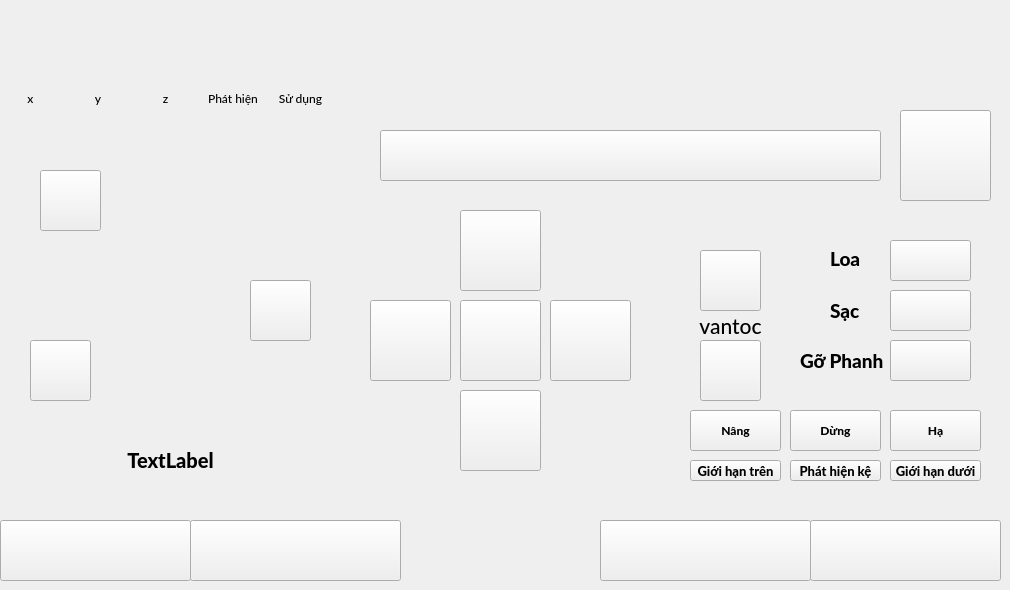
   <widget class="QWidget" name="W_manual">
    <property name="font">
     <font>
      <family>Lato Medium</family>
     </font>
    </property>
    <widget class="QPushButton" name="Manual_return">
     <property name="geometry">
      <rect>
       <x>0</x>
       <y>520</y>
       <width>191</width>
       <height>61</height>
      </rect>
     </property>
     <property name="text">
      <string/>
     </property>
    </widget>
    <widget class="QLabel" name="Manual_backGround">
     <property name="geometry">
      <rect>
       <x>0</x>
       <y>0</y>
       <width>1001</width>
       <height>581</height>
      </rect>
     </property>
     <property name="sizeIncrement">
      <size>
       <width>20</width>
       <height>20</height>
      </size>
     </property>
     <property name="text">
      <string/>
     </property>
     <property name="pixmap">
      <pixmap>interface/background/4.png</pixmap>
     </property>
     <property name="scaledContents">
      <bool>true</bool>
     </property>
    </widget>
    <widget class="QPushButton" name="Up">
     <property name="geometry">
      <rect>
       <x>460</x>
       <y>210</y>
       <width>81</width>
       <height>81</height>
      </rect>
     </property>
     <property name="text">
      <string/>
     </property>
     <property name="iconSize">
      <size>
       <width>30</width>
       <height>30</height>
      </size>
     </property>
    </widget>
    <widget class="QPushButton" name="Right">
     <property name="geometry">
      <rect>
       <x>550</x>
       <y>300</y>
       <width>81</width>
       <height>81</height>
      </rect>
     </property>
     <property name="text">
      <string/>
     </property>
    </widget>
    <widget class="QPushButton" name="Stop_AGV">
     <property name="geometry">
      <rect>
       <x>460</x>
       <y>300</y>
       <width>81</width>
       <height>81</height>
      </rect>
     </property>
     <property name="text">
      <string/>
     </property>
    </widget>
    <widget class="QPushButton" name="Left">
     <property name="geometry">
      <rect>
       <x>370</x>
       <y>300</y>
       <width>81</width>
       <height>81</height>
      </rect>
     </property>
     <property name="text">
      <string/>
     </property>
    </widget>
    <widget class="QPushButton" name="Down">
     <property name="geometry">
      <rect>
       <x>460</x>
       <y>390</y>
       <width>81</width>
       <height>81</height>
      </rect>
     </property>
     <property name="text">
      <string/>
     </property>
    </widget>
    <widget class="QPushButton" name="Manual_cancel">
     <property name="geometry">
      <rect>
       <x>900</x>
       <y>110</y>
       <width>91</width>
       <height>91</height>
      </rect>
     </property>
     <property name="mouseTracking">
      <bool>true</bool>
     </property>
     <property name="text">
      <string/>
     </property>
    </widget>
    <widget class="QPushButton" name="Manual_volume">
     <property name="geometry">
      <rect>
       <x>890</x>
       <y>240</y>
       <width>81</width>
       <height>41</height>
      </rect>
     </property>
     <property name="font">
      <font>
       <family>Lato Heavy</family>
      </font>
     </property>
     <property name="text">
      <string/>
     </property>
     <property name="iconSize">
      <size>
       <width>50</width>
       <height>50</height>
      </size>
     </property>
    </widget>
    <widget class="QPushButton" name="Manual_liftup">
     <property name="geometry">
      <rect>
       <x>690</x>
       <y>410</y>
       <width>91</width>
       <height>41</height>
      </rect>
     </property>
     <property name="font">
      <font>
       <family>Lato Heavy</family>
      </font>
     </property>
     <property name="text">
      <string>Nâng</string>
     </property>
     <property name="iconSize">
      <size>
       <width>30</width>
       <height>25</height>
      </size>
     </property>
    </widget>
    <widget class="QPushButton" name="Manual_charge">
     <property name="geometry">
      <rect>
       <x>890</x>
       <y>290</y>
       <width>81</width>
       <height>41</height>
      </rect>
     </property>
     <property name="font">
      <font>
       <family>Lato Heavy</family>
      </font>
     </property>
     <property name="text">
      <string/>
     </property>
     <property name="iconSize">
      <size>
       <width>30</width>
       <height>30</height>
      </size>
     </property>
    </widget>
    <widget class="QPushButton" name="Manual_brake">
     <property name="geometry">
      <rect>
       <x>890</x>
       <y>340</y>
       <width>81</width>
       <height>41</height>
      </rect>
     </property>
     <property name="font">
      <font>
       <family>Lato Heavy</family>
      </font>
     </property>
     <property name="text">
      <string/>
     </property>
    </widget>
    <widget class="QLabel" name="label">
     <property name="geometry">
      <rect>
       <x>830</x>
       <y>250</y>
       <width>67</width>
       <height>17</height>
      </rect>
     </property>
     <property name="font">
      <font>
       <family>Lato Heavy</family>
       <pointsize>14</pointsize>
       <bold>false</bold>
      </font>
     </property>
     <property name="text">
      <string>Loa</string>
     </property>
    </widget>
    <widget class="QLabel" name="label_5">
     <property name="geometry">
      <rect>
       <x>830</x>
       <y>290</y>
       <width>41</width>
       <height>41</height>
      </rect>
     </property>
     <property name="font">
      <font>
       <family>Lato Heavy</family>
       <pointsize>14</pointsize>
      </font>
     </property>
     <property name="text">
      <string>Sạc</string>
     </property>
    </widget>
    <widget class="QLabel" name="label_6">
     <property name="geometry">
      <rect>
       <x>800</x>
       <y>340</y>
       <width>91</width>
       <height>41</height>
      </rect>
     </property>
     <property name="font">
      <font>
       <family>Lato Heavy</family>
       <pointsize>14</pointsize>
      </font>
     </property>
     <property name="text">
      <string>Gỡ Phanh</string>
     </property>
    </widget>
    <widget class="QPushButton" name="Manual_liftdown">
     <property name="geometry">
      <rect>
       <x>890</x>
       <y>410</y>
       <width>91</width>
       <height>41</height>
      </rect>
     </property>
     <property name="font">
      <font>
       <family>Lato Heavy</family>
      </font>
     </property>
     <property name="text">
      <string>Hạ</string>
     </property>
     <property name="iconSize">
      <size>
       <width>30</width>
       <height>25</height>
      </size>
     </property>
    </widget>
    <widget class="QPushButton" name="Manual_liftstop">
     <property name="geometry">
      <rect>
       <x>790</x>
       <y>410</y>
       <width>91</width>
       <height>41</height>
      </rect>
     </property>
     <property name="font">
      <font>
       <family>Lato Heavy</family>
      </font>
     </property>
     <property name="text">
      <string>Dừng</string>
     </property>
     <property name="iconSize">
      <size>
       <width>30</width>
       <height>25</height>
      </size>
     </property>
    </widget>
    <widget class="QPushButton" name="Manual_lift_4">
     <property name="geometry">
      <rect>
       <x>790</x>
       <y>460</y>
       <width>91</width>
       <height>21</height>
      </rect>
     </property>
     <property name="font">
      <font>
       <family>Lato Heavy</family>
       <pointsize>10</pointsize>
      </font>
     </property>
     <property name="text">
      <string>Phát hiện kệ</string>
     </property>
     <property name="iconSize">
      <size>
       <width>30</width>
       <height>25</height>
      </size>
     </property>
    </widget>
    <widget class="QPushButton" name="Manual_lift_5">
     <property name="geometry">
      <rect>
       <x>690</x>
       <y>460</y>
       <width>91</width>
       <height>21</height>
      </rect>
     </property>
     <property name="font">
      <font>
       <family>Lato Heavy</family>
       <pointsize>10</pointsize>
      </font>
     </property>
     <property name="text">
      <string>Giới hạn trên</string>
     </property>
     <property name="iconSize">
      <size>
       <width>30</width>
       <height>25</height>
      </size>
     </property>
    </widget>
    <widget class="QPushButton" name="Manual_lift_6">
     <property name="geometry">
      <rect>
       <x>890</x>
       <y>460</y>
       <width>91</width>
       <height>21</height>
      </rect>
     </property>
     <property name="font">
      <font>
       <family>Lato Heavy</family>
       <pointsize>10</pointsize>
      </font>
     </property>
     <property name="text">
      <string>Giới hạn dưới</string>
     </property>
     <property name="iconSize">
      <size>
       <width>30</width>
       <height>25</height>
      </size>
     </property>
    </widget>
    <widget class="QPushButton" name="Manual_auto">
     <property name="geometry">
      <rect>
       <x>190</x>
       <y>520</y>
       <width>211</width>
       <height>61</height>
      </rect>
     </property>
     <property name="text">
      <string/>
     </property>
    </widget>
    <widget class="QPushButton" name="Manual_mission">
     <property name="geometry">
      <rect>
       <x>600</x>
       <y>520</y>
       <width>211</width>
       <height>61</height>
      </rect>
     </property>
     <property name="text">
      <string/>
     </property>
    </widget>
    <widget class="QPushButton" name="Manual_info">
     <property name="geometry">
      <rect>
       <x>810</x>
       <y>520</y>
       <width>191</width>
       <height>61</height>
      </rect>
     </property>
     <property name="text">
      <string/>
     </property>
    </widget>
    <widget class="QPushButton" name="Manual_front">
     <property name="geometry">
      <rect>
       <x>30</x>
       <y>340</y>
       <width>61</width>
       <height>61</height>
      </rect>
     </property>
     <property name="text">
      <string/>
     </property>
    </widget>
    <widget class="QPushButton" name="Manual_back">
     <property name="geometry">
      <rect>
       <x>250</x>
       <y>280</y>
       <width>61</width>
       <height>61</height>
      </rect>
     </property>
     <property name="text">
      <string/>
     </property>
    </widget>
    <widget class="QPushButton" name="Manual_above">
     <property name="geometry">
      <rect>
       <x>40</x>
       <y>170</y>
       <width>61</width>
       <height>61</height>
      </rect>
     </property>
     <property name="text">
      <string/>
     </property>
    </widget>
    <widget class="QLabel" name="Manual_AGV_status">
     <property name="geometry">
      <rect>
       <x>10</x>
       <y>440</y>
       <width>321</width>
       <height>41</height>
      </rect>
     </property>
     <property name="font">
      <font>
       <family>Lato Heavy</family>
       <pointsize>15</pointsize>
      </font>
     </property>
     <property name="text">
      <string>TextLabel</string>
     </property>
     <property name="alignment">
      <set>Qt::AlignCenter</set>
     </property>
    </widget>
    <widget class="QWidget" name="gridLayoutWidget_7">
     <property name="geometry">
      <rect>
       <x>0</x>
       <y>80</y>
       <width>331</width>
       <height>80</height>
      </rect>
     </property>
     <layout class="QGridLayout" name="gridLayout_2">
      <item row="1" column="2">
       <widget class="QLabel" name="Manual_position_z">
        <property name="text">
         <string/>
        </property>
        <property name="alignment">
         <set>Qt::AlignCenter</set>
        </property>
       </widget>
      </item>
      <item row="0" column="1">
       <widget class="QLabel" name="lbb">
        <property name="text">
         <string>y</string>
        </property>
        <property name="alignment">
         <set>Qt::AlignCenter</set>
        </property>
       </widget>
      </item>
      <item row="0" column="0">
       <widget class="QLabel" name="lba">
        <property name="text">
         <string>x</string>
        </property>
        <property name="alignment">
         <set>Qt::AlignCenter</set>
        </property>
       </widget>
      </item>
      <item row="0" column="3">
       <widget class="QLabel" name="lbph">
        <property name="text">
         <string>Phát hiện</string>
        </property>
        <property name="alignment">
         <set>Qt::AlignCenter</set>
        </property>
       </widget>
      </item>
      <item row="1" column="1">
       <widget class="QLabel" name="Manual_position_y">
        <property name="text">
         <string/>
        </property>
        <property name="alignment">
         <set>Qt::AlignCenter</set>
        </property>
       </widget>
      </item>
      <item row="0" column="2">
       <widget class="QLabel" name="lbc">
        <property name="text">
         <string>z</string>
        </property>
        <property name="alignment">
         <set>Qt::AlignCenter</set>
        </property>
       </widget>
      </item>
      <item row="1" column="0">
       <widget class="QLabel" name="Manual_position_x">
        <property name="text">
         <string/>
        </property>
        <property name="alignment">
         <set>Qt::AlignCenter</set>
        </property>
       </widget>
      </item>
      <item row="0" column="4">
       <widget class="QLabel" name="lbsd">
        <property name="text">
         <string>Sử dụng</string>
        </property>
        <property name="alignment">
         <set>Qt::AlignCenter</set>
        </property>
       </widget>
      </item>
      <item row="1" column="3">
       <widget class="QLabel" name="reflector_ph">
        <property name="text">
         <string/>
        </property>
        <property name="alignment">
         <set>Qt::AlignCenter</set>
        </property>
       </widget>
      </item>
      <item row="1" column="4">
       <widget class="QLabel" name="reflector_sd">
        <property name="text">
         <string/>
        </property>
        <property name="alignment">
         <set>Qt::AlignCenter</set>
        </property>
       </widget>
      </item>
     </layout>
    </widget>
    <widget class="QPushButton" name="Manual_listError_2">
     <property name="geometry">
      <rect>
       <x>380</x>
       <y>130</y>
       <width>501</width>
       <height>51</height>
      </rect>
     </property>
     <property name="font">
      <font>
       <family>Lato Black</family>
       <pointsize>16</pointsize>
      </font>
     </property>
     <property name="text">
      <string/>
     </property>
    </widget>
    <widget class="QPushButton" name="Manual_upSpeed">
     <property name="geometry">
      <rect>
       <x>700</x>
       <y>250</y>
       <width>61</width>
       <height>61</height>
      </rect>
     </property>
     <property name="text">
      <string/>
     </property>
    </widget>
    <widget class="QPushButton" name="Manual_downSpeed">
     <property name="geometry">
      <rect>
       <x>700</x>
       <y>340</y>
       <width>61</width>
       <height>61</height>
      </rect>
     </property>
     <property name="text">
      <string/>
     </property>
    </widget>
    <widget class="QLabel" name="Manual_speed">
     <property name="geometry">
      <rect>
       <x>690</x>
       <y>310</y>
       <width>81</width>
       <height>31</height>
      </rect>
     </property>
     <property name="font">
      <font>
       <family>Lato Medium</family>
       <pointsize>16</pointsize>
      </font>
     </property>
     <property name="text">
      <string>vantoc</string>
     </property>
     <property name="alignment">
      <set>Qt::AlignCenter</set>
     </property>
    </widget>
    <zorder>Manual_backGround</zorder>
    <zorder>Manual_return</zorder>
    <zorder>Up</zorder>
    <zorder>Right</zorder>
    <zorder>Stop_AGV</zorder>
    <zorder>Left</zorder>
    <zorder>Down</zorder>
    <zorder>Manual_cancel</zorder>
    <zorder>Manual_volume</zorder>
    <zorder>Manual_liftup</zorder>
    <zorder>Manual_charge</zorder>
    <zorder>Manual_brake</zorder>
    <zorder>label</zorder>
    <zorder>label_5</zorder>
    <zorder>label_6</zorder>
    <zorder>Manual_liftdown</zorder>
    <zorder>Manual_liftstop</zorder>
    <zorder>Manual_lift_4</zorder>
    <zorder>Manual_lift_5</zorder>
    <zorder>Manual_lift_6</zorder>
    <zorder>Manual_auto</zorder>
    <zorder>Manual_mission</zorder>
    <zorder>Manual_info</zorder>
    <zorder>Manual_front</zorder>
    <zorder>Manual_back</zorder>
    <zorder>Manual_above</zorder>
    <zorder>Manual_AGV_status</zorder>
    <zorder>gridLayoutWidget_7</zorder>
    <zorder>Manual_listError_2</zorder>
    <zorder>Manual_upSpeed</zorder>
    <zorder>Manual_downSpeed</zorder>
    <zorder>Manual_speed</zorder>
   </widget>
